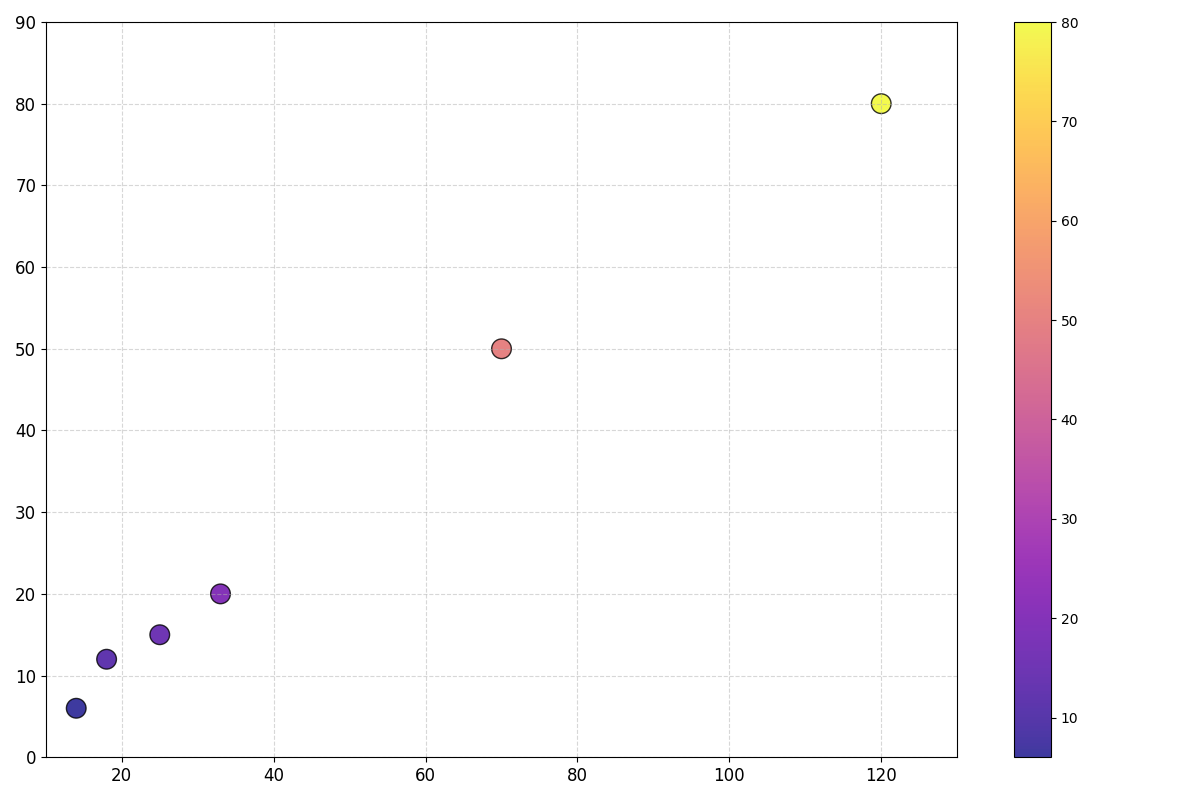

Write Python code to recreate this figure.
import matplotlib.pyplot as plt
import numpy as np

# Data for the scatter plot
average_age_adulthood = np.array([18, 25, 14, 33, 120, 70])  # in years
average_years_education = np.array([12, 15, 6, 20, 80, 50])  # in years

# Create a figure and axis
fig, ax = plt.subplots(figsize=(12, 8))

# Create a scatter plot
scatter = ax.scatter(average_age_adulthood, average_years_education, 
                     c=average_years_education, cmap='plasma', s=200, 
                     edgecolors='black', alpha=0.8)

# Remove titles and labels
ax.set_title('')
ax.set_xlabel('')
ax.set_ylabel('')

# Remove colorbar label
cbar = fig.colorbar(scatter, ax=ax)
cbar.set_label('')

# Hide annotations
for i in range(len(average_age_adulthood)):
    ax.annotate('', (average_age_adulthood[i], average_years_education[i]))

# Keep the grid and ticks
ax.grid(True, linestyle='--', alpha=0.5)
ax.tick_params(axis='both', which='major', labelsize=12)
ax.set_xlim(10, 130)
ax.set_ylim(0, 90)

plt.tight_layout()
plt.show()
